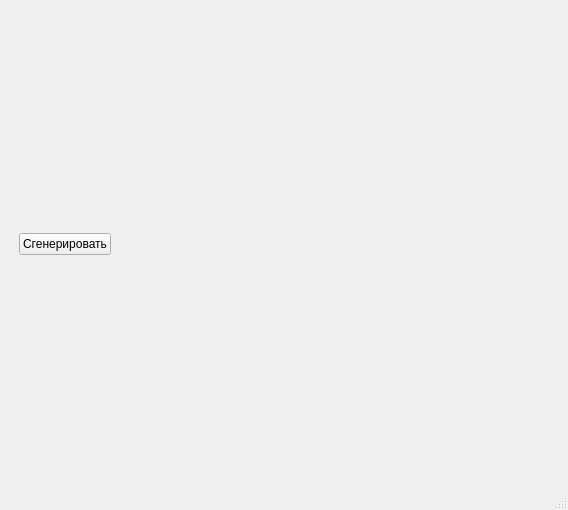
<?xml version="1.0" encoding="UTF-8"?>
<ui version="4.0">
    <class>MainWindow</class>
    <widget class="QMainWindow" name="MainWindow">
        <property name="geometry">
            <rect>
                <x>0</x>
                <y>0</y>
                <width>568</width>
                <height>510</height>
            </rect>
        </property>
        <property name="windowTitle">
            <string>MainWindow</string>
        </property>
        <widget class="QWidget" name="centralwidget">
            <layout class="QVBoxLayout" name="verticalLayout_2">
                <item>
                    <layout class="QVBoxLayout" name="verticalLayout">
                        <property name="leftMargin">
                            <number>10</number>
                        </property>
                        <item>
                            <widget class="QPushButton" name="btn">
                                <property name="sizePolicy">
                                    <sizepolicy hsizetype="Fixed" vsizetype="Fixed">
                                        <horstretch>0</horstretch>
                                        <verstretch>0</verstretch>
                                    </sizepolicy>
                                </property>
                                <property name="text">
                                    <string>Сгенерировать</string>
                                </property>
                            </widget>
                        </item>
                    </layout>
                </item>
            </layout>
        </widget>
        <widget class="QMenuBar" name="menubar">
            <property name="geometry">
                <rect>
                    <x>0</x>
                    <y>0</y>
                    <width>568</width>
                    <height>21</height>
                </rect>
            </property>
        </widget>
        <widget class="QStatusBar" name="statusbar"/>
    </widget>
    <resources/>
    <connections/>
</ui>
